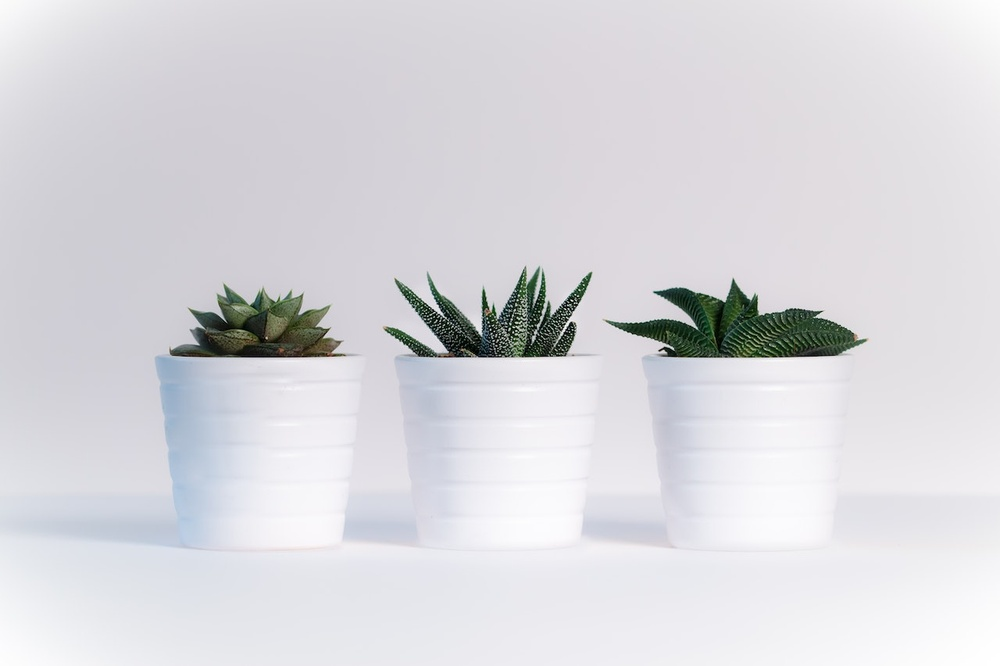
#> input picture pythonFolder/Image/imgs/Image (10).jpg, 1000 x 666 px, shrunk from 1280 x 852 before the run, found by its file name; its folder holds only this picture in this run
$ python photoEditor.py
#> lines starting #> are read from the running program, lines starting #| are printed output that depends on the picture
from PIL import Image, ImageEnhance, ImageFilter
import os

# Use an absolute path
path = r'eduSite\pythonFolder\Image\imgs'
pathOut = r'eduSite\pythonFolder\Image\editedImgs'

for filename in os.listdir(path):
    img = Image.open(os.path.join(path, filename))
#> img is the input picture: PIL image 1000x666 RGB; mean R, G, B 216.4, 215.9, 220.4

    # Example 1: Apply a sharpening filter
    edit = img.filter(ImageFilter.SHARPEN)

    # Example 2: Convert the image to grayscale
    edit = img.convert('L')
#> edit: PIL image 1000x666 L

    # Example 3: Rotate the image counterclockwise by 90 degrees
    edit = img.rotate(-90)
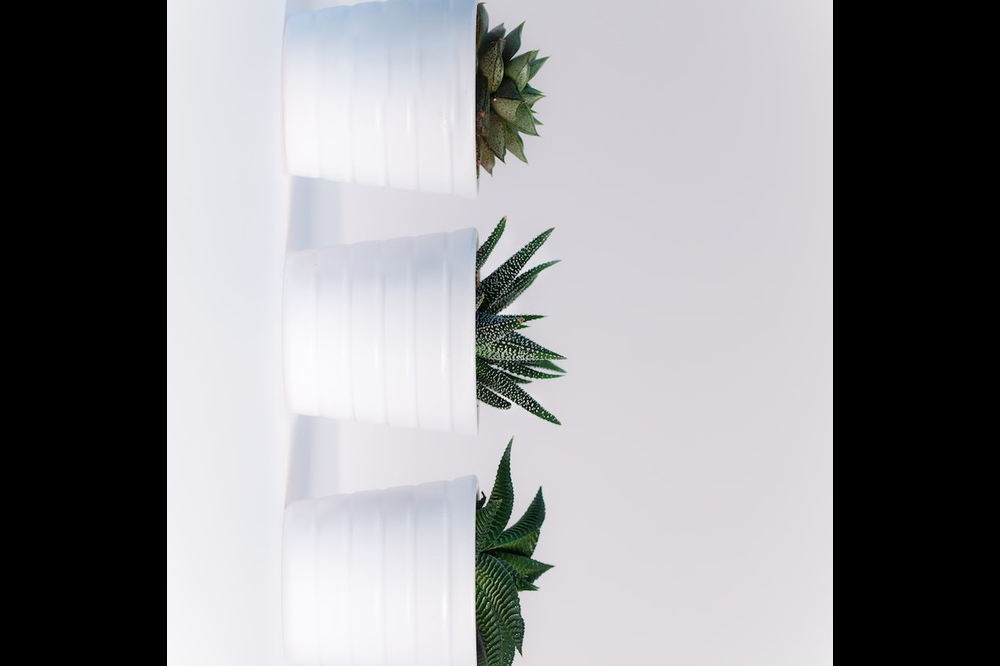
#> edit: PIL image 1000x666 RGB; mean R, G, B 141.6, 141.3, 144.4

    # Example 4: Enhance contrast by a factor of 1.5
    factor = 1.5
    enhancer = ImageEnhance.Contrast(edit)
    edit = enhancer.enhance(factor)
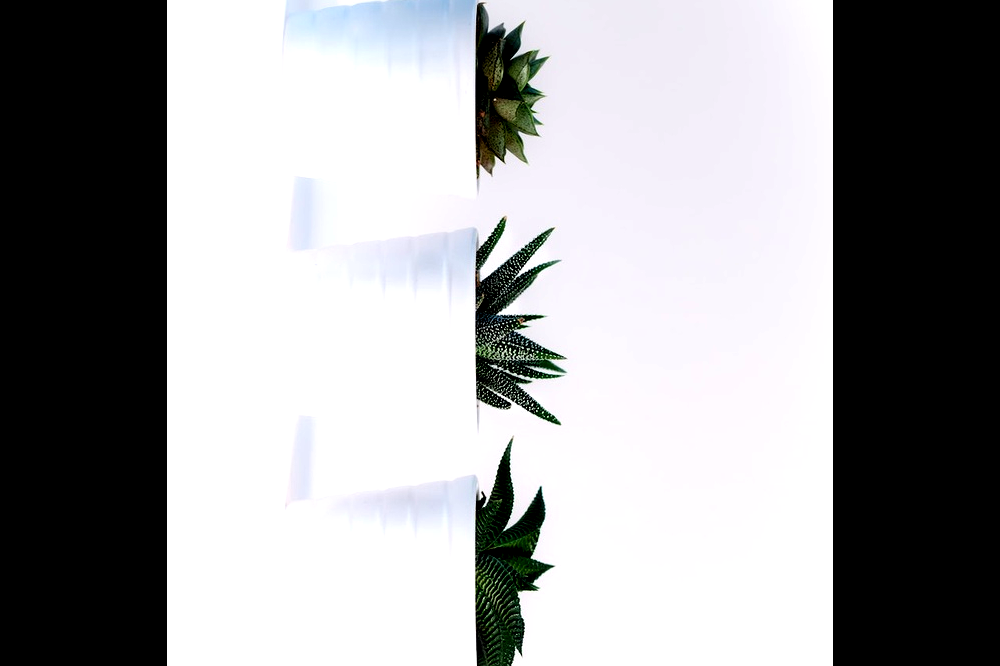
#> edit: PIL image 1000x666 RGB; mean R, G, B 158, 158.1, 159.9

    # Save Edited Image
    clean_name = os.path.splitext(filename)[0]
    edit.save(os.path.join(pathOut, f'{clean_name}_edited.jpg'))

$ run again, on pythonFolder/Image/imgs/Image (5).jpg
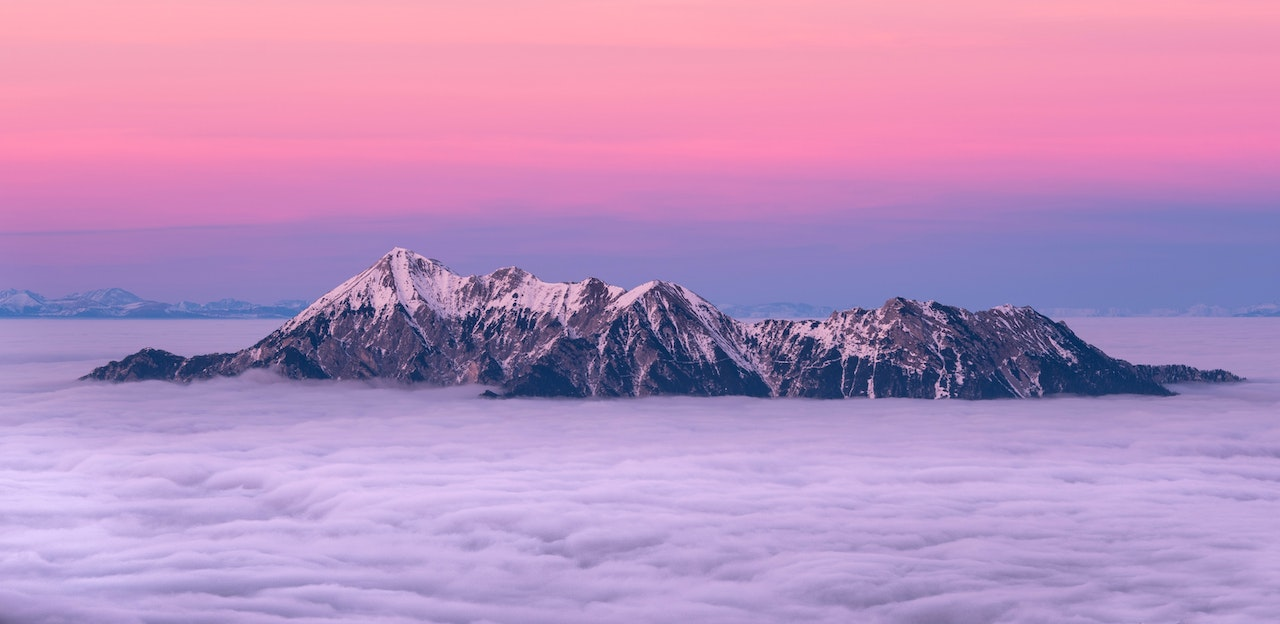
#> input picture pythonFolder/Image/imgs/Image (5).jpg, 1280 x 624 px, found by its file name
#> img is the input picture: PIL image 1280x624 RGB; mean R, G, B 184.7, 143.1, 190.4
#> `edit = img.rotate(-90)`:
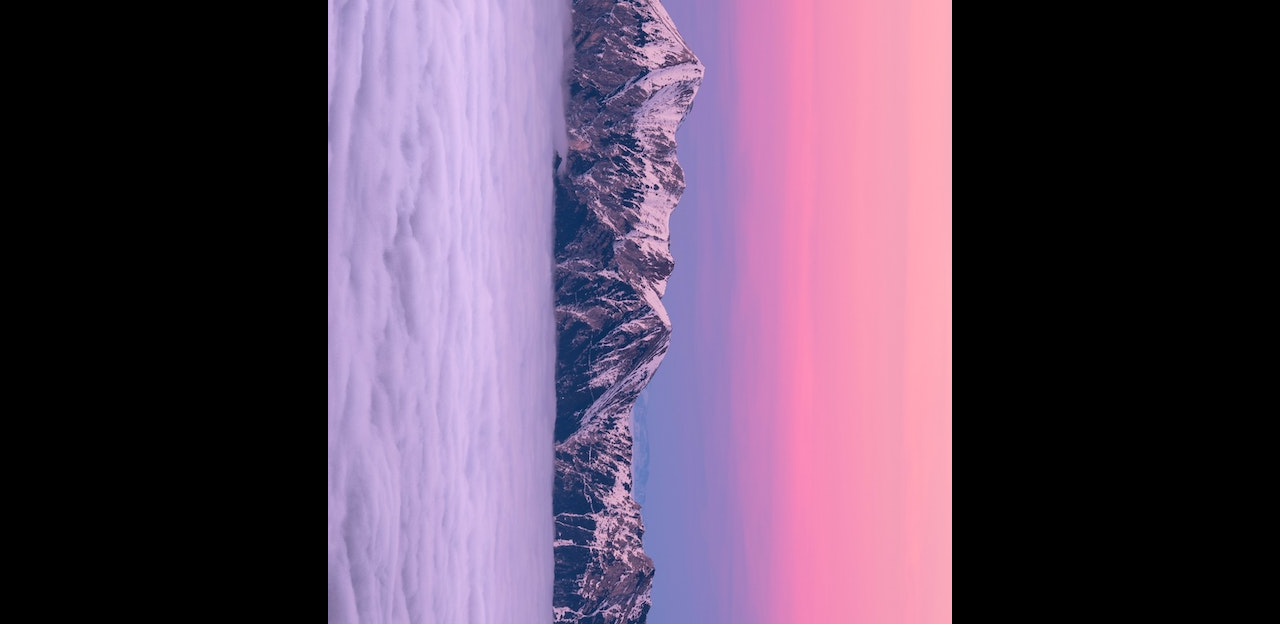
#> edit: PIL image 1280x624 RGB; mean R, G, B 90, 69.3, 91.6
#> `edit = enhancer.enhance(factor)`:
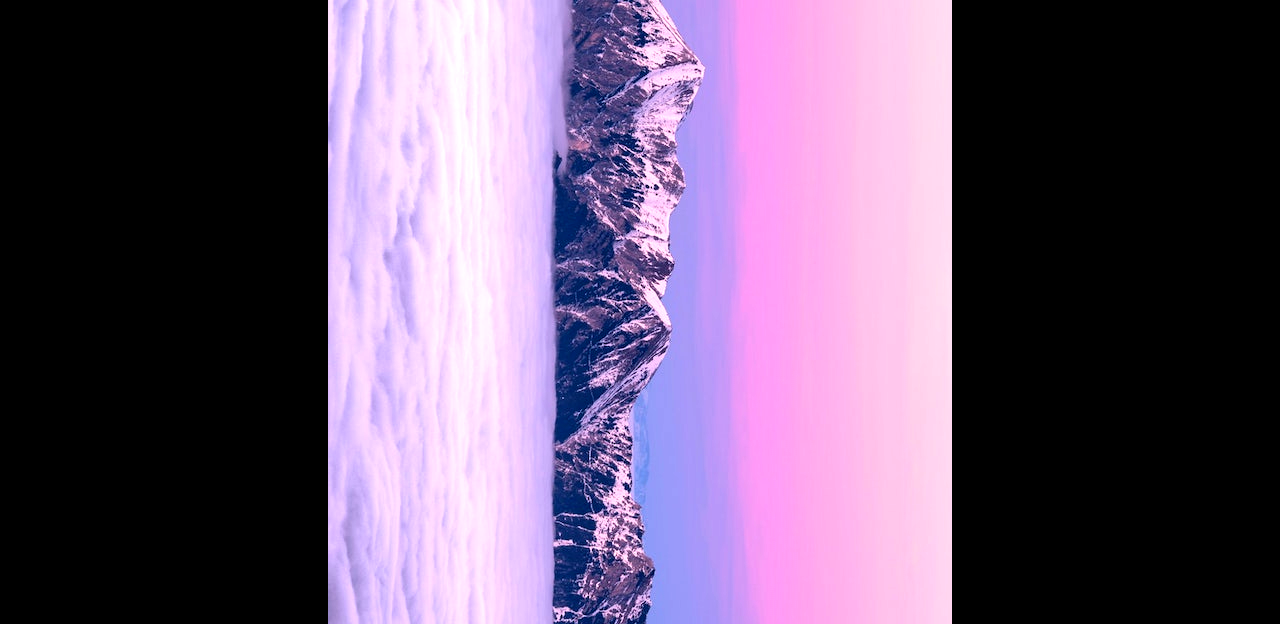
#> edit: PIL image 1280x624 RGB; mean R, G, B 104.3, 84.8, 112.6

$ run again, on pythonFolder/Image/imgs/Image (6).jpg
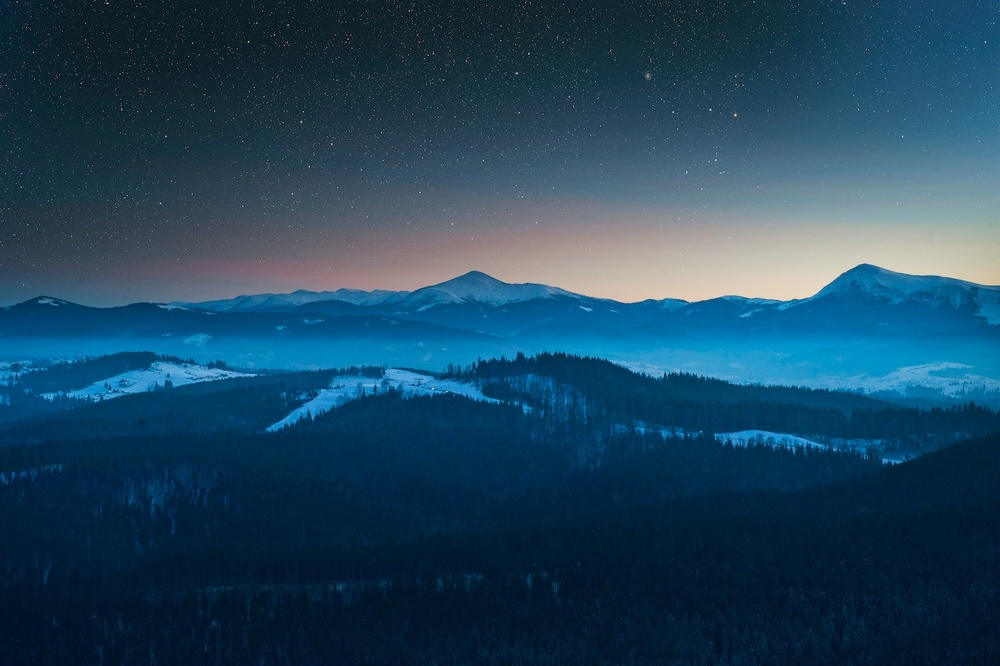
#> input picture pythonFolder/Image/imgs/Image (6).jpg, 1000 x 666 px, shrunk from 1280 x 852 before the run, found by its file name
#> img is the input picture: PIL image 1000x666 RGB; mean R, G, B 30.7, 68.9, 92.9
#> `edit = img.convert('L')`:
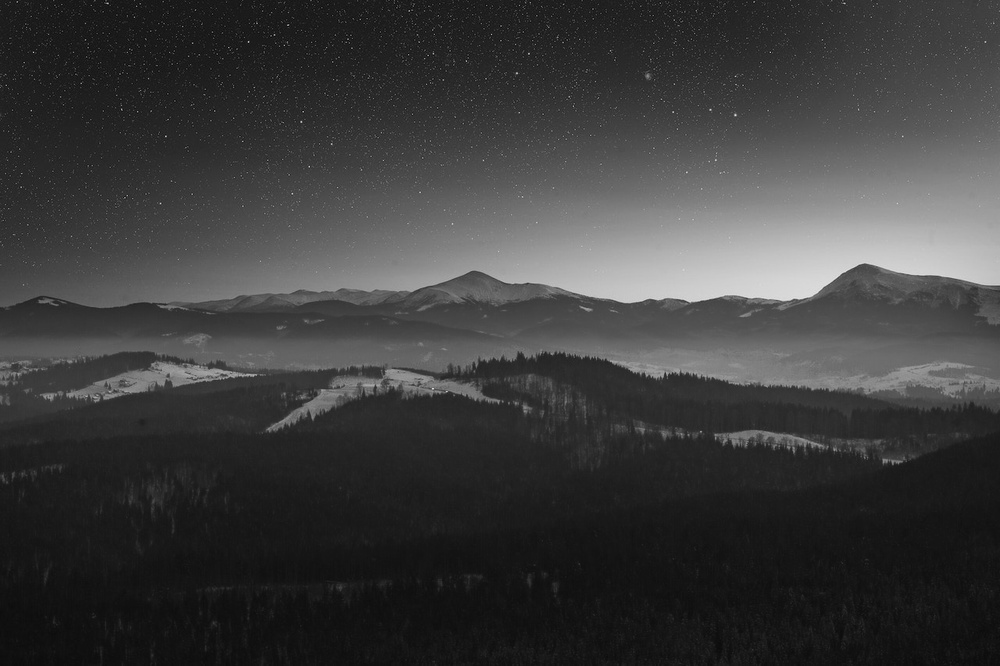
#> edit: PIL image 1000x666 L; min 2, max 228, mean 60.2
#> `edit = enhancer.enhance(factor)`:
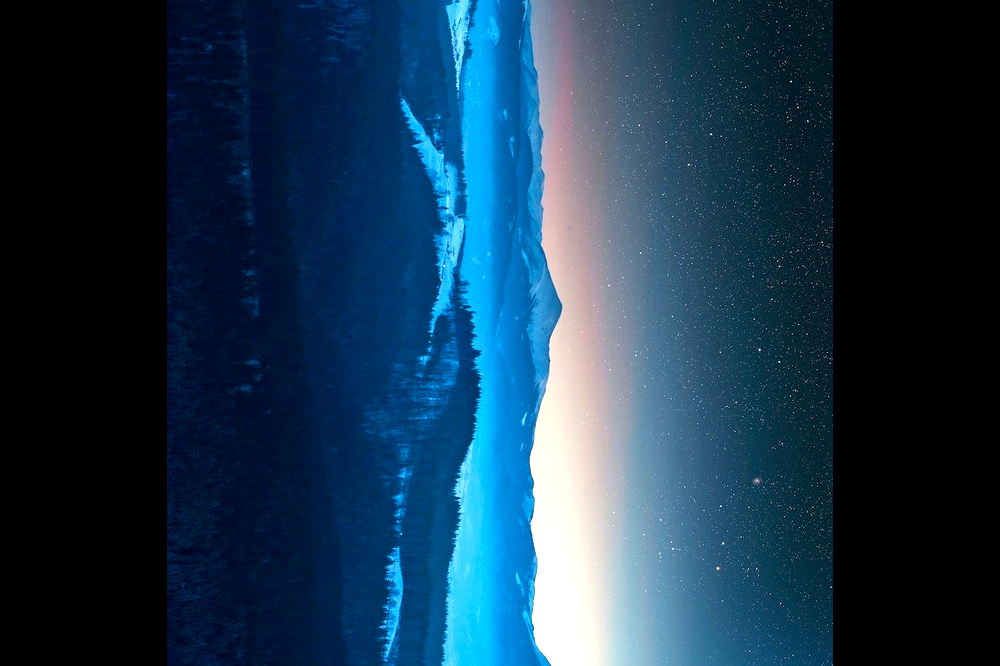
#> edit: PIL image 1000x666 RGB; mean R, G, B 24.9, 54.9, 77.9

$ run again, on pythonFolder/Image/imgs/Image (12).jpg
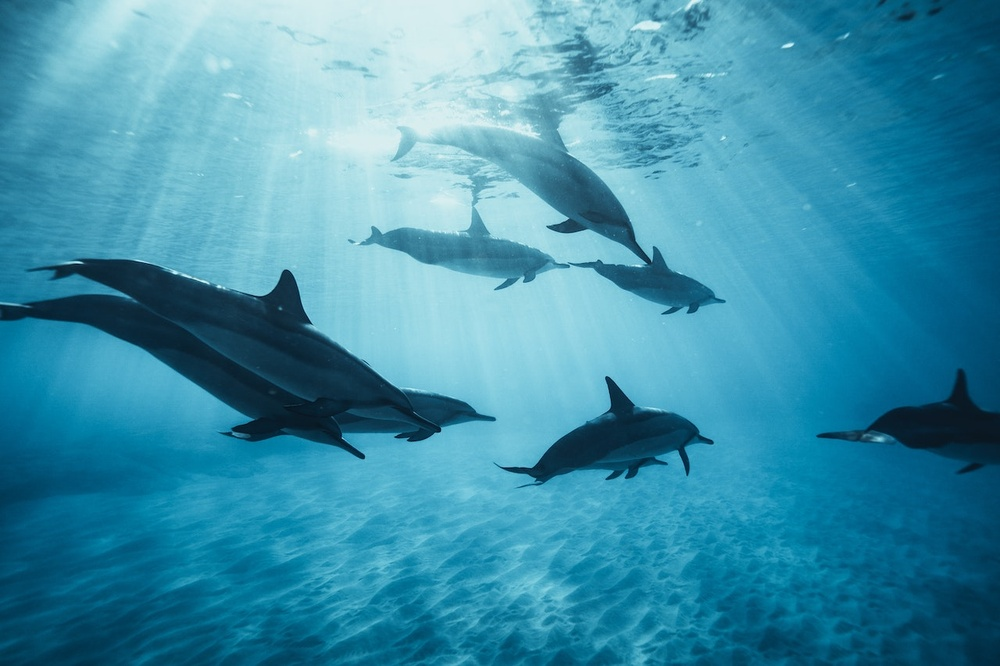
#> input picture pythonFolder/Image/imgs/Image (12).jpg, 1000 x 666 px, shrunk from 1280 x 853 before the run, found by its file name
#> img is the input picture: PIL image 1000x666 RGB; mean R, G, B 62.4, 144.4, 170.1
#> `edit = img.rotate(-90)`:
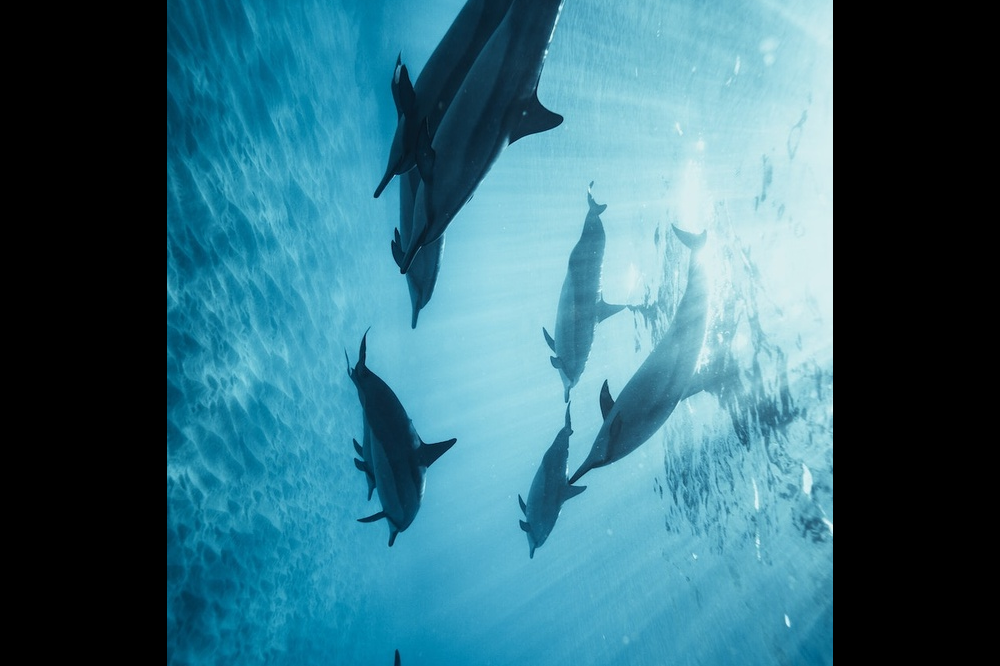
#> edit: PIL image 1000x666 RGB; mean R, G, B 54.5, 107.6, 122.8
#> `edit = enhancer.enhance(factor)`:
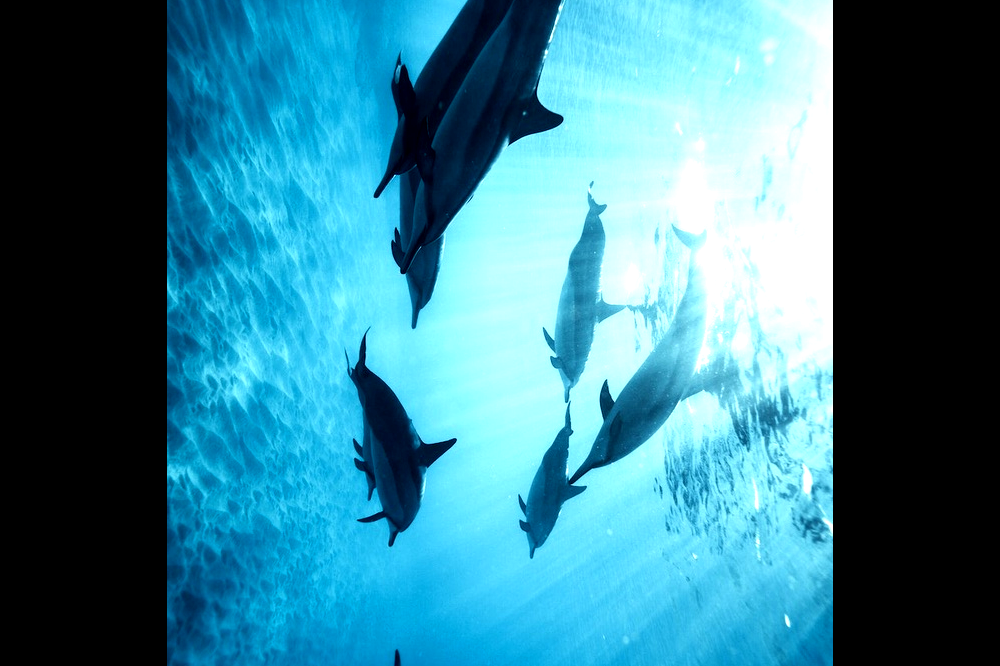
#> edit: PIL image 1000x666 RGB; mean R, G, B 56.3, 125.6, 144.3
